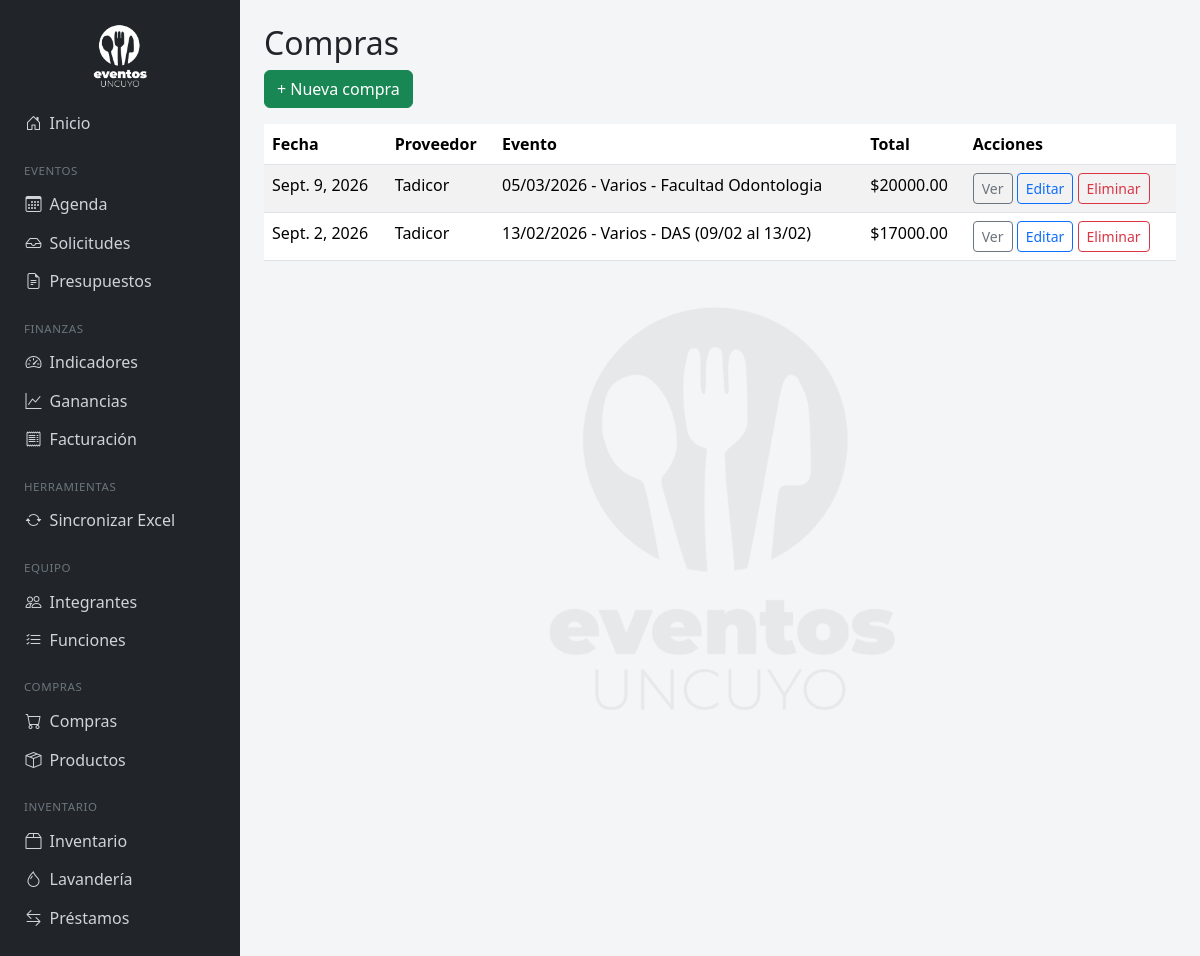
The app's page /compras/ with its own data.
### eventos/models.py (models this page shows, shortened)
class Compra(models.Model):
    fecha = models.DateField()
    proveedor = models.CharField(max_length=200, blank=True)
    evento = models.ForeignKey(Evento, on_delete=models.SET_NULL, null=True, blank=True, related_name='compras')
    observaciones = models.TextField(blank=True)
    class Meta:
        ordering = ['-fecha']
    @property
    def total(self):
        return sum((item.total_pagado for item in self.items.all()), 0)

class Evento(models.Model):
    ESTADO_FACTURACION = [
        ('pendiente', 'Pendiente'),
        ('facturado', 'Facturado'),
        ('cobrado', 'Cobrado'),
    ]
    ORIGEN = [
        ('interno', 'Interno'),
        ('externo', 'Externo'),
    ]
    ESTADO_EVENTO = [
        ('solicitud', 'Solicitud'),
        ('presupuestado', 'Presupuestado'),
        ('confirmado', 'Confirmado'),
        ('realizado', 'Realizado'),
        ('cancelado', 'Cancelado'),
    ]
    nombre = models.CharField(max_length=200)
    tipo = models.ForeignKey(TipoEvento, on_delete=models.PROTECT, null=True, blank=True)
    tipo_servicio = models.ForeignKey(TipoServicio, on_delete=models.PROTECT, null=True, blank=True)
    periodo = models.ForeignKey(Periodo, on_delete=models.PROTECT)
    origen = models.CharField(max_length=10, choices=ORIGEN, default='interno')
    fecha = models.DateField()
    cliente = models.CharField(max_length=200, blank=True)
    solicitante = models.CharField(max_length=200, blank=True)
    cantidad_personas = models.IntegerField(null=True, blank=True)
    cantidad_personas_celiaco = models.IntegerField(null=True, blank=True)
    costo = models.DecimalField(max_digits=12, decimal_places=2, default=0)
    precio_facturado = models.DecimalField(max_digits=12, decimal_places=2, default=0)
    estado_facturacion = models.CharField(max_length=10, choices=ESTADO_FACTURACION, default='pendiente')
    estado_evento = models.CharField(max_length=15, choices=ESTADO_EVENTO, default='presupuestado')
    nro_factura = models.CharField(max_length=50, blank=True)
    nro_recibo = models.CharField(max_length=50, blank=True)
    expediente = models.CharField(max_length=50, blank=True)
    nro_comprobante = models.CharField(max_length=50, blank=True)
    observaciones = models.TextField(blank=True)
    excluir_de_informe = models.BooleanField(
        default=False,
        help_text="Tildá esto si el costo/facturado de este evento tiene un error de carga conocido. "
                   "Se excluye de los totales normales y aparece en un apartado aparte del informe."
    )
    costo_ajustado = models.DecimalField(max_digits=12, decimal_places=2, null=True, blank=True)
    facturado_ajustado = models.DecimalField(max_digits=12, decimal_places=2, null=True, blank=True)
    nota_ajuste = models.TextField(blank=True, help_text="Explicación breve del error y la corrección.")
    importado_automaticamente = models.BooleanField(
        default=False,
        help_text="Si está tildado, este evento se reemplaza automáticamente la próxima vez que sincronices el Excel."
    )
    def __str__(self):
        partes = [self.fecha.strftime('%d/%m/%Y')]
        if self.tipo_servicio:
            partes.append(str(self.tipo_servicio))
        if self.cliente:
            partes.append(self.cliente)
        return ' - '.join(partes)

class TipoServicio(models.Model):
    nombre = models.CharField(max_length=100, unique=True)
    permite_vegetariano = models.BooleanField(
        default=False,
        help_text="Tildá esto para Almuerzos, Ágapes, Cenas, etc. — habilita el menú vegetariano en presupuestos de este tipo."
    )
    class Meta:
        ordering = ['nombre']
    def __str__(self):
        return self.nombre

class ItemCompra(models.Model):
    compra = models.ForeignKey(Compra, on_delete=models.CASCADE, related_name='items')
    producto = models.ForeignKey(Producto, on_delete=models.PROTECT, related_name='compras')
    cantidad = models.DecimalField(max_digits=10, decimal_places=3)
    total_pagado = models.DecimalField(max_digits=12, decimal_places=2)

### eventos/views.py (the view)
# urls.py: path('compras/', views.compra_lista, name='compra_lista'),
def compra_lista(request):
    compras = Compra.objects.select_related('evento').prefetch_related('items')
    return render(request, 'eventos/compra_lista.html', {'compras': compras})

### eventos/templates/eventos/compra_lista.html
{% extends 'eventos/base.html' %}
{% block content %}
<h2>Compras</h2>
<a href="{% url 'compra_crear' %}" class="btn btn-success mb-3">+ Nueva compra</a>
<table class="table table-striped">
    <thead><tr><th>Fecha</th><th>Proveedor</th><th>Evento</th><th>Total</th><th>Acciones</th></tr></thead>
    <tbody>
        {% for c in compras %}
        <tr>
            <td>{{ c.fecha }}</td>
            <td>{{ c.proveedor|default:"-" }}</td>
            <td>{{ c.evento|default:"-" }}</td>
            <td>${{ c.total|floatformat:2 }}</td>
            <td>
                <a href="{% url 'compra_detalle' c.pk %}" class="btn btn-sm btn-outline-secondary">Ver</a>
                <a href="{% url 'compra_editar' c.pk %}" class="btn btn-sm btn-outline-primary">Editar</a>
                <a href="{% url 'compra_eliminar' c.pk %}" class="btn btn-sm btn-outline-danger">Eliminar</a>
            </td>
        </tr>
        {% empty %}
        <tr><td colspan="5" class="text-center text-muted">No hay compras cargadas</td></tr>
        {% endfor %}
    </tbody>
</table>
{% endblock %}

### eventos/templates/eventos/base.html (style rules this page uses)
body { background-color: #f4f5f7; }

### records on screen
Compra: fecha "Sept. 9, 2026", proveedor "Tadicor", evento "05/03/2026 - Varios - Facultad Odontologia", total "20000.00"
Compra: fecha "Sept. 2, 2026", proveedor "Tadicor", evento "13/02/2026 - Varios - DAS (09/02 al 13/02)", total "17000.00"
